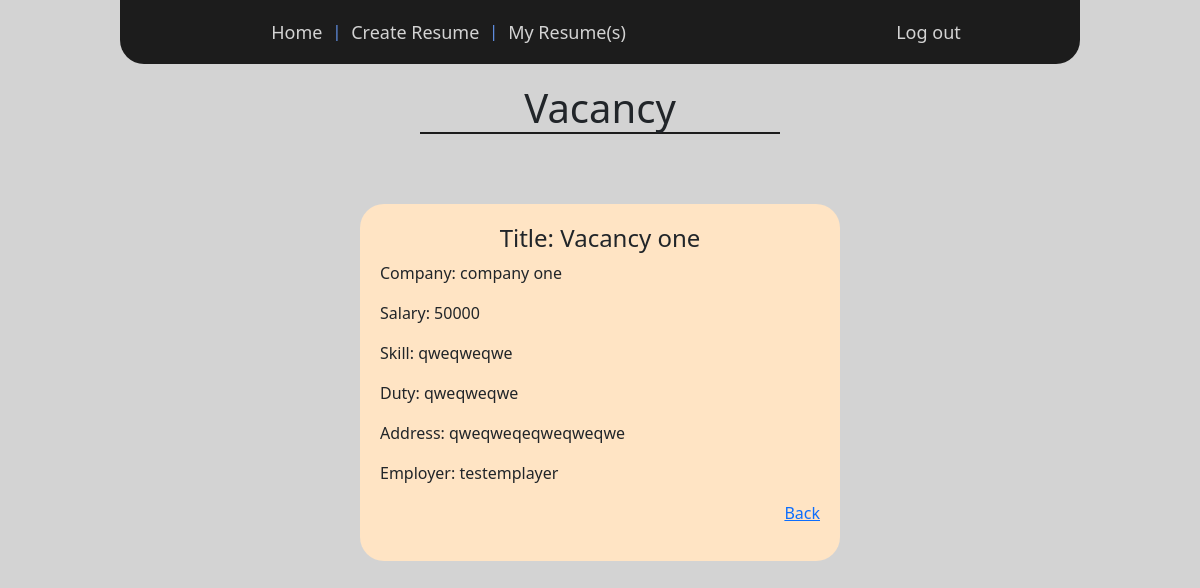
/vacancy/vacancy-one-company-one/ (signed in), run on the app's committed database.
### main/models.py (models this page shows, shortened)
class Vacancy(models.Model):
    user = models.ForeignKey(User, on_delete=models.DO_NOTHING, blank=True)
    name = models.CharField('Name', max_length=255)
    company = models.CharField('Company', max_length=255)
    salary = models.PositiveIntegerField('Salary')
    skill = models.TextField('Skills')
    duty = models.TextField('Duty')
    address = models.CharField('Address', max_length=255)
    slug = models.CharField('Slug', max_length=255, unique=True, null=True, blank=True)

### main/views.py (the view)
# urls.py: path('vacancy/<slug:vacancy_slug>/', views.VacancyPageView.as_view(), name='vacancy_page'),
class VacancyPageView(DetailView):
    model = Vacancy
    template_name = 'main/index_vacancy_detail.html'
    slug_url_kwarg = 'vacancy_slug'
    context_object_name = 'data'
    extra_context = {}
    def get(self, request, *args, **kwargs):
        if request.user.is_authenticated:
            if request.user.is_staff:
                self.extra_context['title'] = 'Vacancy'
                self.extra_context['create'] = {'name': 'Create Vacancy', 'path': 'create_vacancy_page'}  #
                self.extra_context['list'] = {'name': 'My Vacancy(s)', 'path': 'list_vacancy_page'}
            else:
                self.extra_context['title'] = 'Vacancy'
                self.extra_context['create'] = {'name': 'Create Resume', 'path': 'create_resume_page'}
                self.extra_context['list'] = {'name': 'My Resume(s)', 'path': 'list_resume_page'}
        else:
            return redirect('login_page')
        return super().get(request, *args, **kwargs)

### main/templates/main/index_vacancy_detail.html (shortened to what this page needs)
{% extends 'main/main_layout.html' %}
{% block content %}
    <h1 style="margin: 20px auto; width: 30vw; text-align: center; border-bottom: 2px solid #1c1c1c;">{{ title }}</h1>
    <div class="box">
        <h4 style="text-align: center;">Title: {{ data.name }}</h4>
        <p>Company: {{ data.company }}</p>
        <p>Salary: {{ data.salary }}</p>
        <p>Skill: {{ data.skill }}</p>
        <p>Duty: {{ data.duty }}</p>
        <p>Address: {{ data.address }}</p>
        <p>Employer: {{ data.user.username }}</p>
        <p style="text-align: end">
            <a href="{% url 'main_page' %}">Back</a>
        </p>
    </div>
{% endblock %}

### static/main/css/main.css (style rules this page uses)
body { display: flex; flex-direction: column; align-items: center; background: lightgray; padding: 0; margin: 0; }
.content .box { margin-top: 50px; width: 40vw; padding: 20px; border-radius: 24px; background: bisque; }

### data on the page
Vacancy: name "Vacancy one", company "company one", salary "50000", skill "qweqweqwe", duty "qweqweqwe", address "qweqweqeqweqweqwe", user.username "testemplayer"

### other printed values
{{ create.name }} "Create Resume"
{{ list.name }} "My Resume(s)"
{{ title }} "Vacancy"
